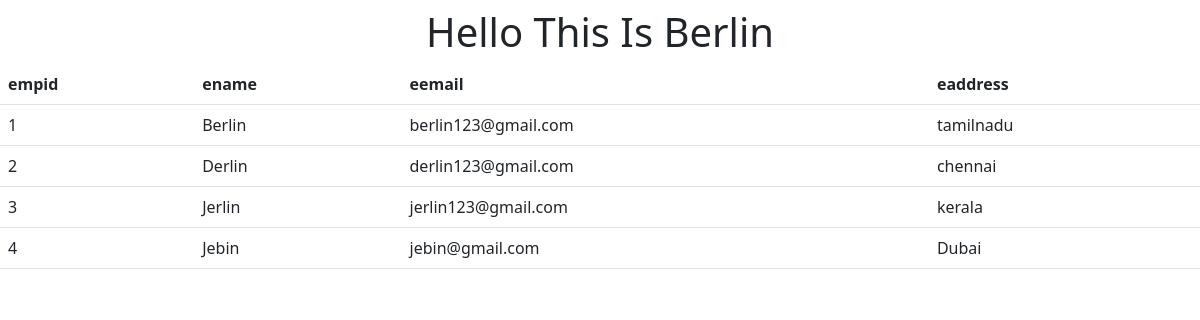
The page / on the database its author committed.
### myApp/models.py (models this page shows)
class EmployeeModel(models.Model):
    eid = models.CharField(max_length=10, primary_key=True)
    ename = models.CharField(max_length=50)
    eemail = models.EmailField()
    eaddress=models.TextField()

### myApp/views.py (the view)
# urls.py: path('',views.index,name='index')
def index(request):
    emp=EmployeeModel.objects.all()
    return render(request,'index.html',{'emp':emp})

### templates/index.html (shortened to what this page needs)
<!doctype html>
<html lang="en">
  <head>
    <link href="https://cdn.jsdelivr.net/npm/bootstrap@5.2.3/dist/css/bootstrap.min.css" rel="stylesheet">
  </head>
  <body>
    <center><h1><h1>Hello This Is Berlin</h1></h1></center>
    <table class="table">
        <thead>
            <tr>
                <th>empid</th>
                <th>ename</th>
                <th>eemail</th>
                <th>eaddress</th>
            </tr>
        </thead>
        <tbody>
            {% for i in emp %}
            <tr>
                <td>{{ i.eid }}</td>
                <td>{{ i.ename }}</td>
                <td>{{ i.eemail }}</td>
                <td>{{ i.eaddress }}</td>
            </tr>
            {% endfor %}
        </tbody>
    </table>
  </body>
</html>

### rows shown on the page
EmployeeModel: eid "1", ename "Berlin", eemail "berlin123@gmail.com", eaddress "tamilnadu"
EmployeeModel: eid "2", ename "Derlin", eemail "derlin123@gmail.com", eaddress "chennai"
EmployeeModel: eid "3", ename "Jerlin", eemail "jerlin123@gmail.com", eaddress "kerala"
EmployeeModel: eid "4", ename "Jebin", eemail "jebin@gmail.com", eaddress "Dubai"
